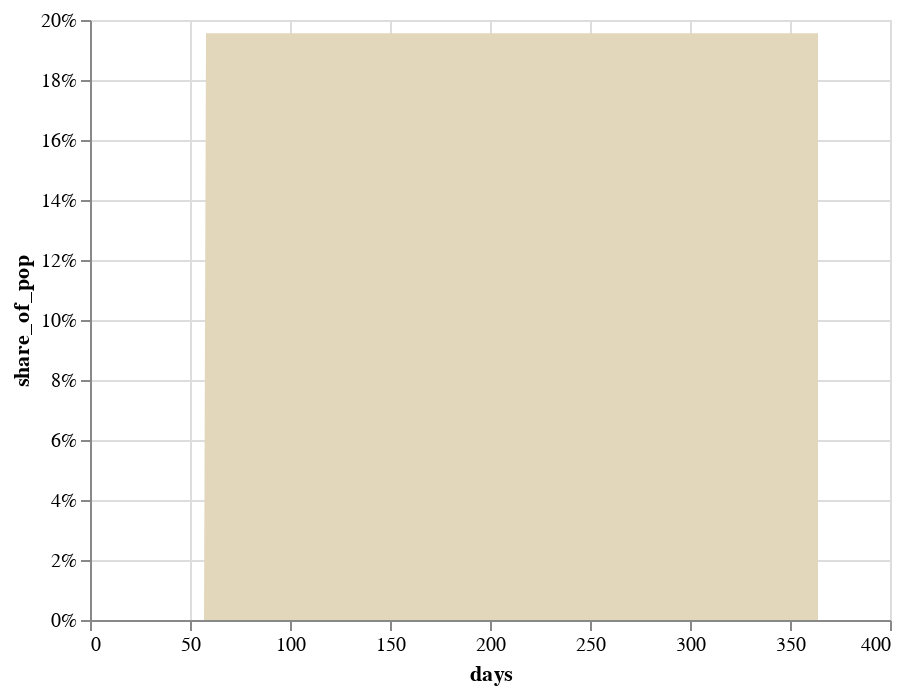

Notebook source saved alongside this figure:
### Code cell
chart2=alt.Chart(longform[longform["variable"].isin([ "time_after_action"])]).mark_area(
    color="#e2d7bb").encode(
    alt.X('days:Q'),
    alt.Y('share_of_pop:Q',axis=alt.Axis(format='%')),
    )


chart2

### Figure 1 — Vega-Lite specification as saved in the notebook (floating-point values rounded to 4 significant figures; data arrays with more than 128 entries replaced by an {"elided": "..."} marker saying what was removed)
{"config": {"view": {"continuousWidth": 400, "continuousHeight": 300}}, "data": {"name": "data-e8c36ba4b732793aab2c691851e7aebd"}, "mark": {"type": "area", "color": "#e2d7bb"}, "encoding": {"x": {"type": "quantitative", "field": "days"}, "y": {"type": "quantitative", "axis": {"format": "%"}, "field": "share_of_pop"}}, "$schema": "https://vega.github.io/schema/vega-lite/v4.0.0.json", "datasets": {"data-e8c36ba4b732793aab2c691851e7aebd": {"elided": "365 records"}}}
